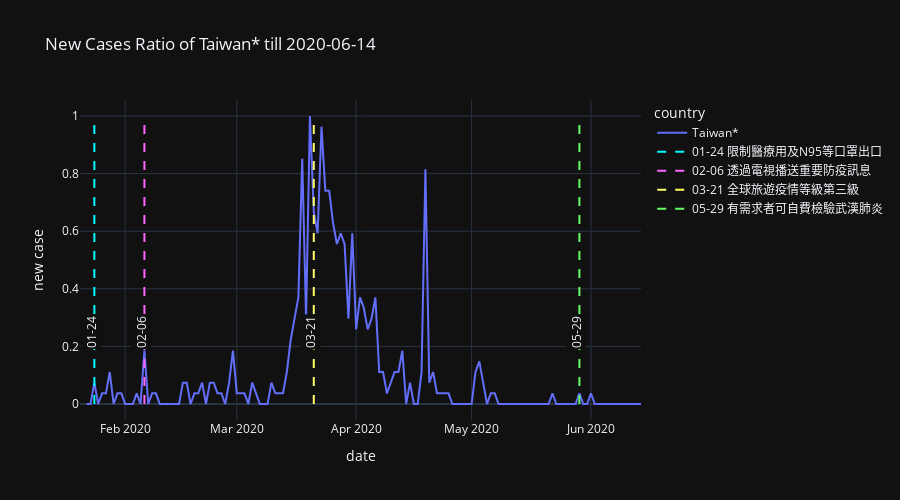

The notebook cell this image was saved under:
### Code cell
plot_by_country4('Taiwan*', events)

### Figure 1 — Plotly figure (JSON) as saved in the notebook; plotly's stock layout.template omitted (floating-point values rounded to 4 significant figures; data arrays with more than 128 entries replaced by an {"elided": "..."} marker saying what was removed)
{"data": [{"hovertemplate": "country=Taiwan*<br>date=%{x}<br>new case=%{y}<extra></extra>", "legendgroup": "Taiwan*", "line": {"color": "#636efa", "dash": "solid"}, "mode": "lines", "name": "Taiwan*", "orientation": "v", "showlegend": true, "type": "scatter", "x": {"elided": "145 str values"}, "xaxis": "x", "y": {"elided": "145 float values"}, "yaxis": "y"}, {"line": {"color": "#00ffff", "dash": "dash"}, "mode": "lines", "name": "01-24 限制醫療用及N95等口罩出口", "type": "scatter", "x": ["2020-01-24", "2020-01-24"], "y": [0, 1]}, {"line": {"color": "#ff66ff", "dash": "dash"}, "mode": "lines", "name": "02-06 透過電視播送重要防疫訊息", "type": "scatter", "x": ["2020-02-06", "2020-02-06"], "y": [0, 1]}, {"line": {"color": "#ffff66", "dash": "dash"}, "mode": "lines", "name": "03-21 全球旅遊疫情等級第三級", "type": "scatter", "x": ["2020-03-21", "2020-03-21"], "y": [0, 1]}, {"line": {"color": "#66ff66", "dash": "dash"}, "mode": "lines", "name": "05-29 有需求者可自費檢驗武漢肺炎", "type": "scatter", "x": ["2020-05-29", "2020-05-29"], "y": [0, 1]}], "layout": {"annotations": [{"bgcolor": "#101010", "showarrow": false, "text": "01-24", "textangle": -90, "x": "2020-01-23", "y": 0.25}, {"bgcolor": "#101010", "showarrow": false, "text": "02-06", "textangle": -90, "x": "2020-02-05", "y": 0.25}, {"bgcolor": "#101010", "showarrow": false, "text": "03-21", "textangle": -90, "x": "2020-03-20", "y": 0.25}, {"bgcolor": "#101010", "showarrow": false, "text": "05-29", "textangle": -90, "x": "2020-05-28", "y": 0.25}], "height": 500, "legend": {"title": {"text": "country"}, "tracegroupgap": 0}, "title": {"text": "New Cases Ratio of Taiwan* till 2020-06-14"}, "xaxis": {"anchor": "y", "domain": [0, 1], "title": {"text": "date"}}, "yaxis": {"anchor": "x", "domain": [0, 1], "title": {"text": "new case"}}}}
